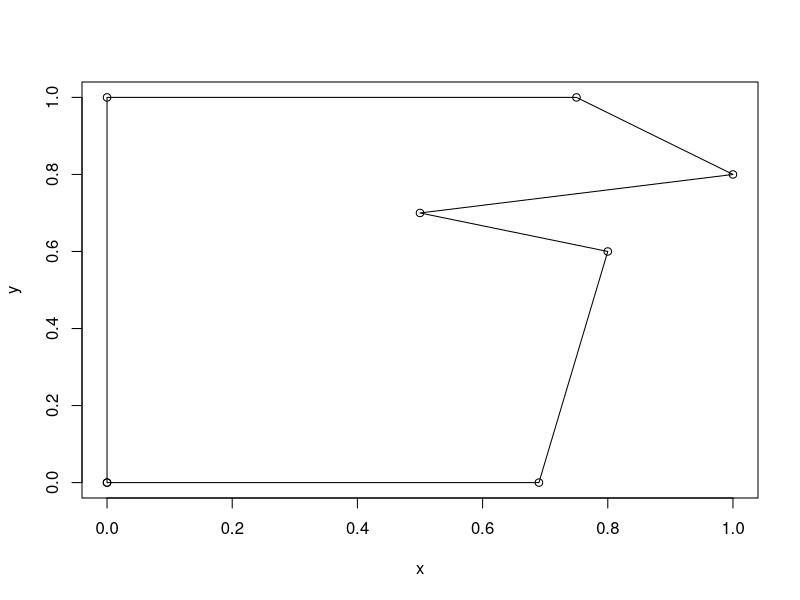
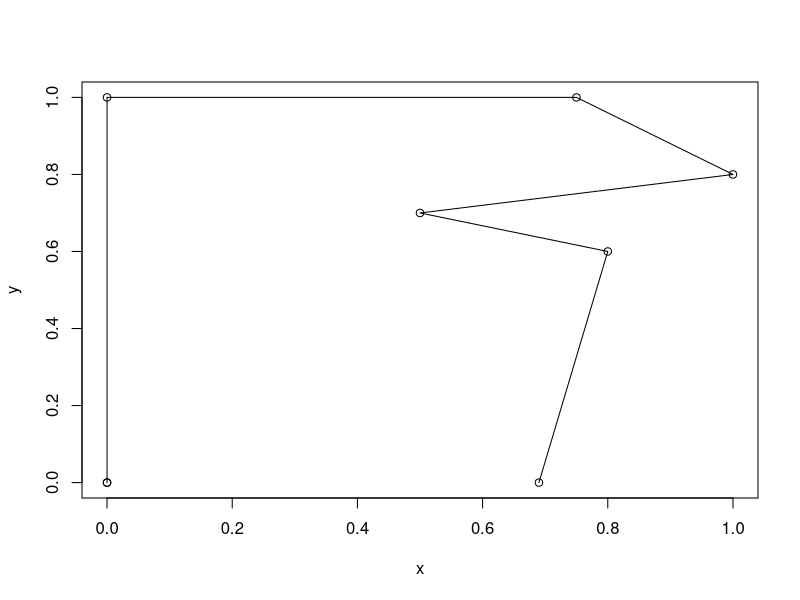
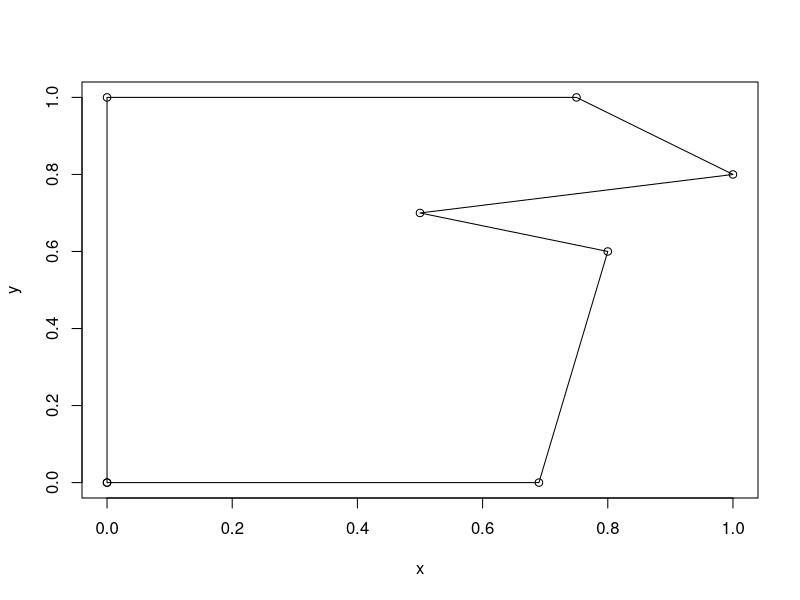
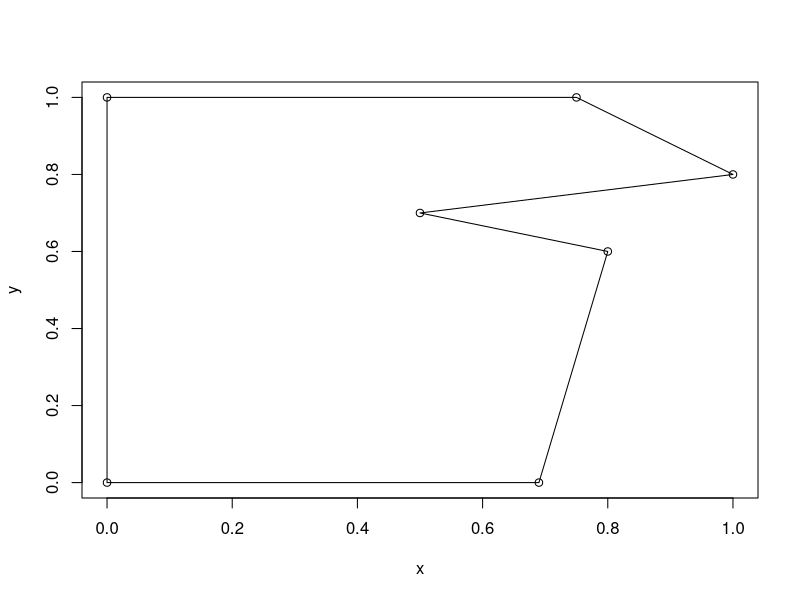
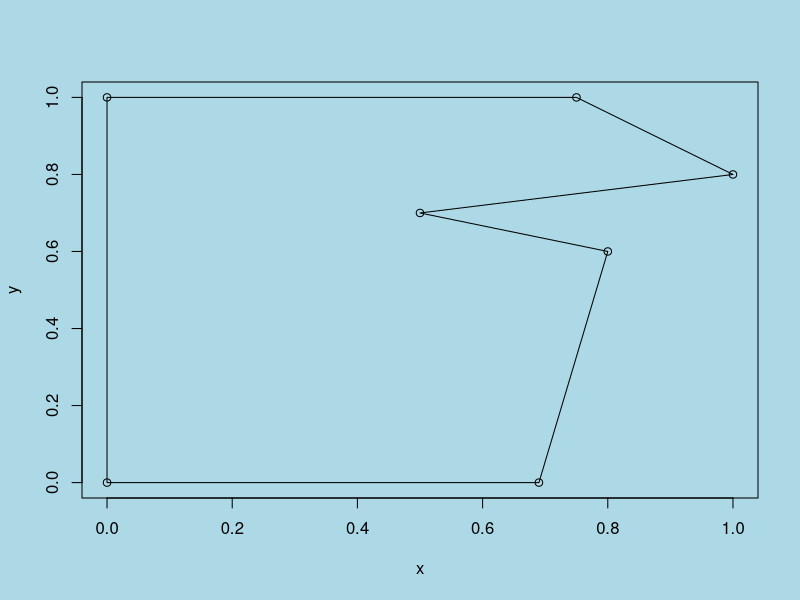
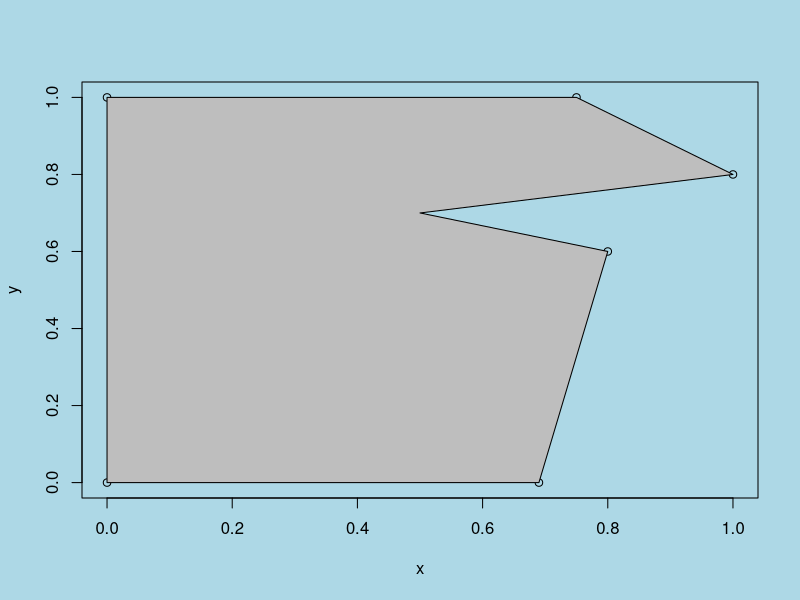

Write R code to recreate these figures, in order.
## ---- chunk 1
p <- cbind(x = c(0, 0, 0.75, 1, 0.5, 0.8, 0.69, 0), 
           y = c(0, 1, 1, 0.8, 0.7, 0.6, 0))
plot(p)
lines(p)
## ---- chunk 2
npoints <- nrow(p)
plot(p)
lines(p[seq(npoints - 1), ])
## ---- chunk 3
plot(p)
polygon(p)
## ---- chunk 4
p1 <- p[-nrow(p), ]  ##remove the final 0,0 point
plot(p1)
polygon(p1)
## ---- chunk 5
op <- par(bg = "lightblue")
plot(p1)
polygon(p1)
## ---- chunk 6
plot(p1)
polygon(p1, col = "grey")
par(op)
